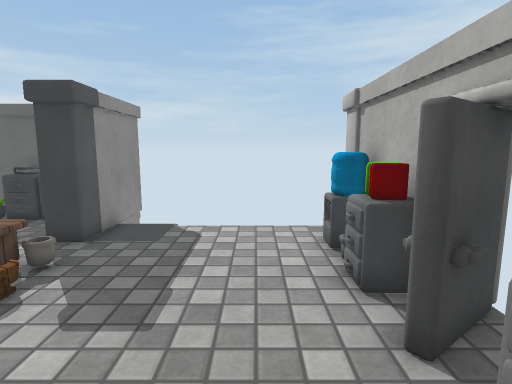
View 1 (above)

14 first-person views from a walk through a Unity game level. The camera is 1.2 m above the floor, tilts 8° down and sees 80° across. The floor is counted in squares, 0.5 m on a side. Each view is taken from the middle of a square. On the plan, view 1 faces up. The plan holds only what a view shows up to about 19 squares ahead; the rest is blank. Door leaves are left out, so doorways stand open. Some surface patterns are stand-ins.

View 2
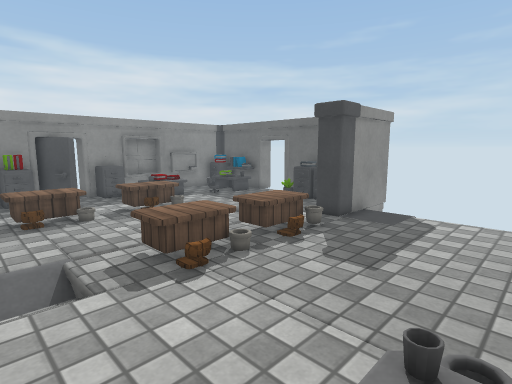

View 3
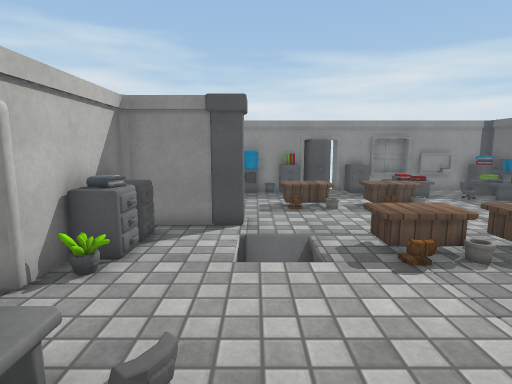

View 4
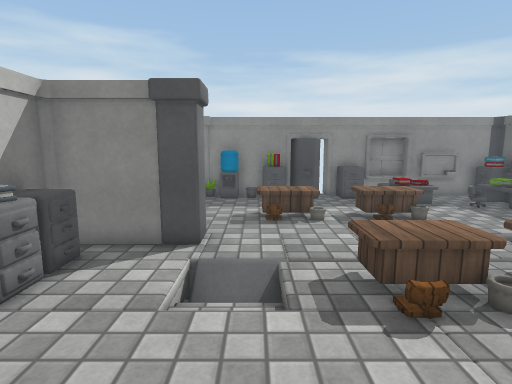

View 5
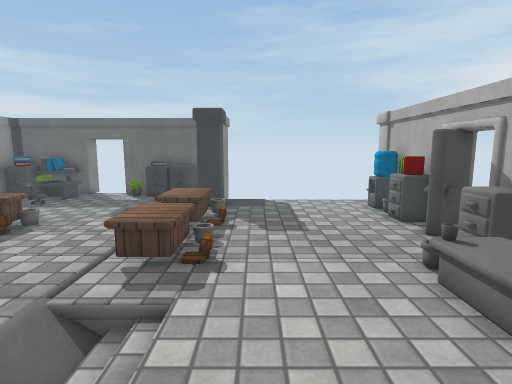

View 6
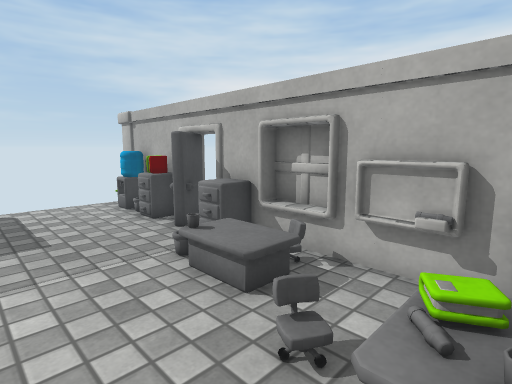

View 7
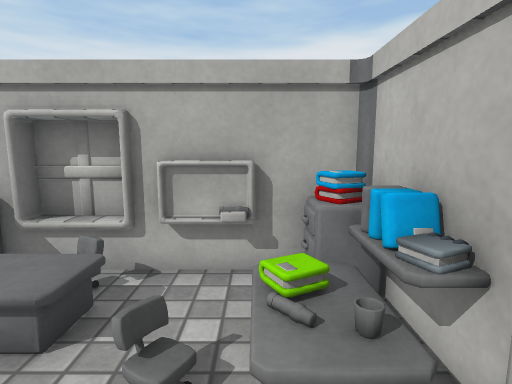

View 8
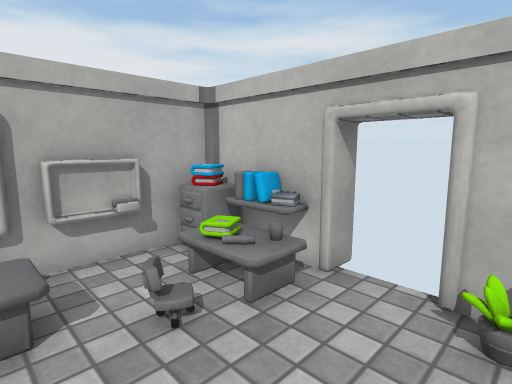

View 9
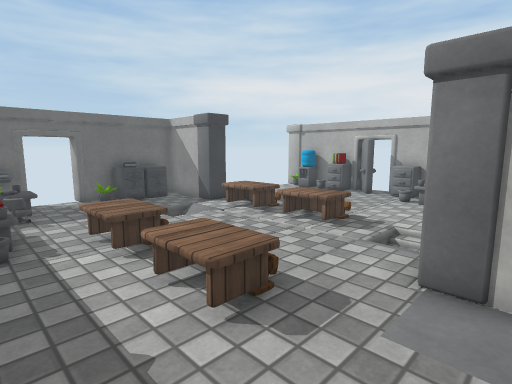

View 10
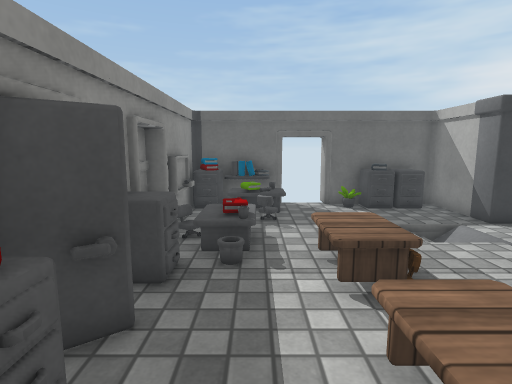

View 11
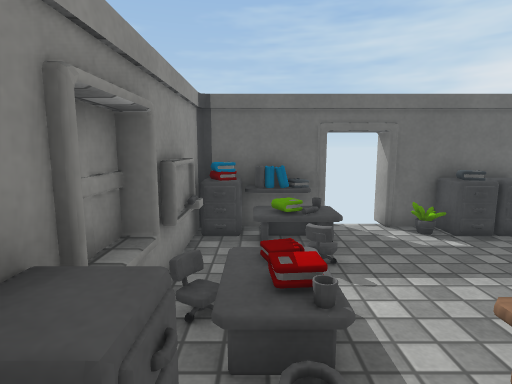

View 12
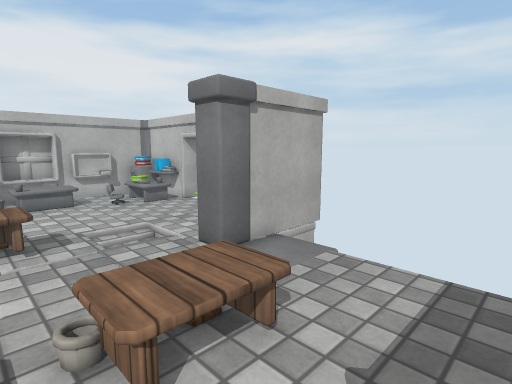

View 13
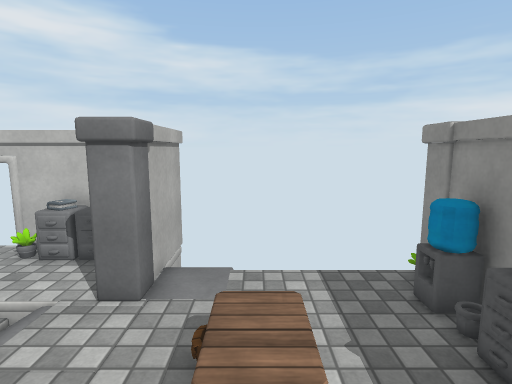

View 14
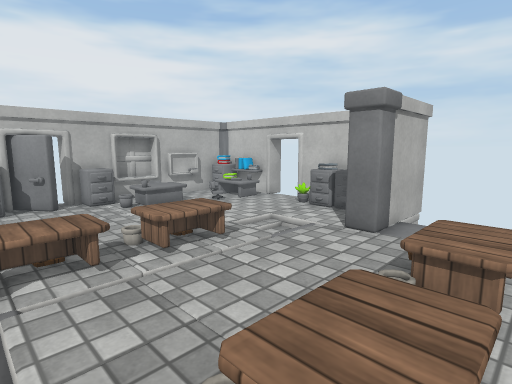

### Floor plan
Key: @ floor where view 1 was taken; # wall or solid block; . main floor; : floor 0.25 m higher than the main floor; - floor 0.25 m lower than the main floor; + floor 0.5 m higher than the main floor; / step, stairs or slope; D closed door; ^ raised ledge; C cabinet; O other object.
Columns run from 16 left of view 1 to 3 right of it. Each row starts with its distance up from view 1.
 12     ###    #
 11 ^C^^####CC##
 10 #COOO...CCC#       #
  9 #O///......##..... #
  8 #O.//......##.....O#
  7 #.//....--./......O#
  6 # O.....-/OO/.....C#
  5 # O.///...OO/.....C#
  4 #C...+..../O/.....##
  3 #C...+/...///.....##
  2 ##........OO......C#
  1 ##...O....OO/.../.C#
  0 #C...O....//....@+.#
 -1 #C......../-..../+:#
 -2 #O......../-.......#
 -3 #O......##......O..O
 -4 # ......# ......OOOO
 -5         #CCCC...OOC#
 -6         ######D#^^##
 -7                #

Where each view was taken, in squares from view 1:
view 1: 0 up, 0 right, facing up
view 2: 2 down, 1 right, facing up-left
view 3: 2 down, 2 right, facing left
view 4: 1 down, 0 right, facing left
view 5: 5 down, 3 left, facing up
view 6: 5 down, 3 left, facing up-right
view 7: 4 down, 3 left, facing right
view 8: 1 down, 4 left, facing down-right
view 9: 4 down, 14 left, facing up-right
view 10: 2 down, 13 left, facing up
view 11: 2 up, 14 left, facing up
view 12: 2 up, 14 left, facing down-right
view 13: 4 up, 11 left, facing down
view 14: 6 up, 12 left, facing down-right
